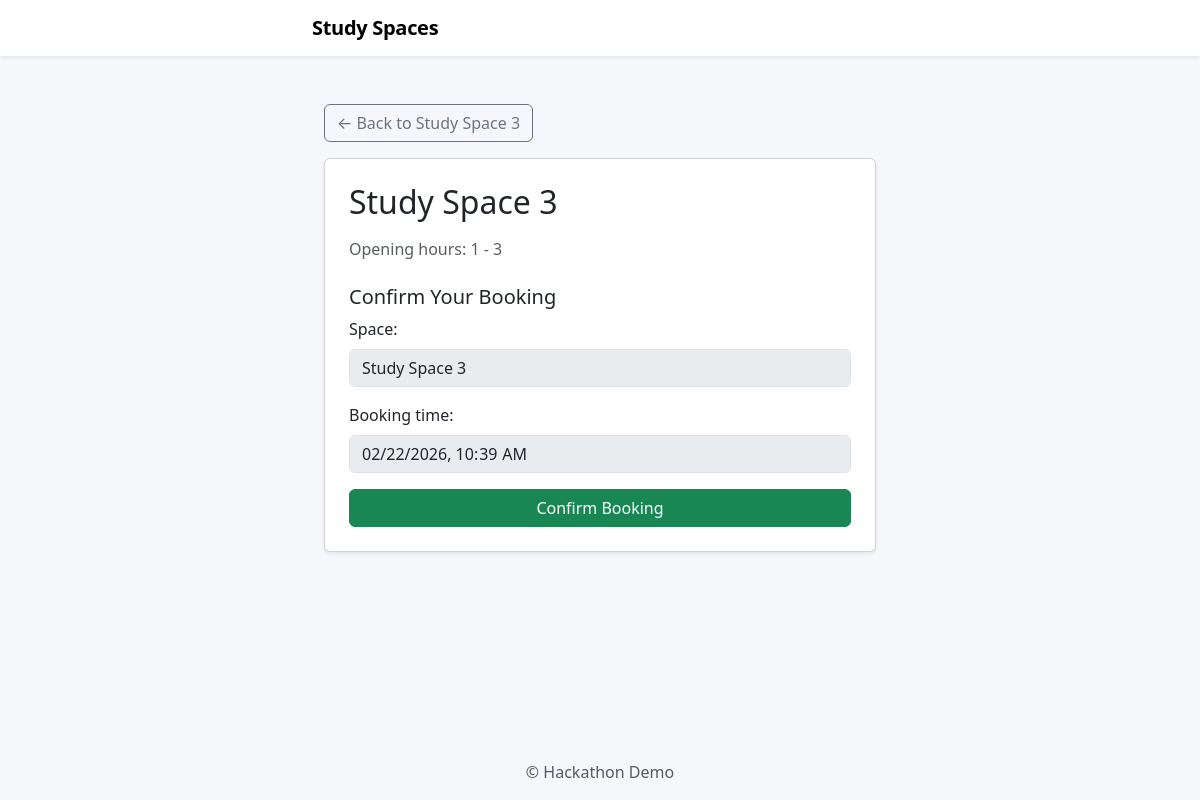
Before: /book/3/ with the older database file.
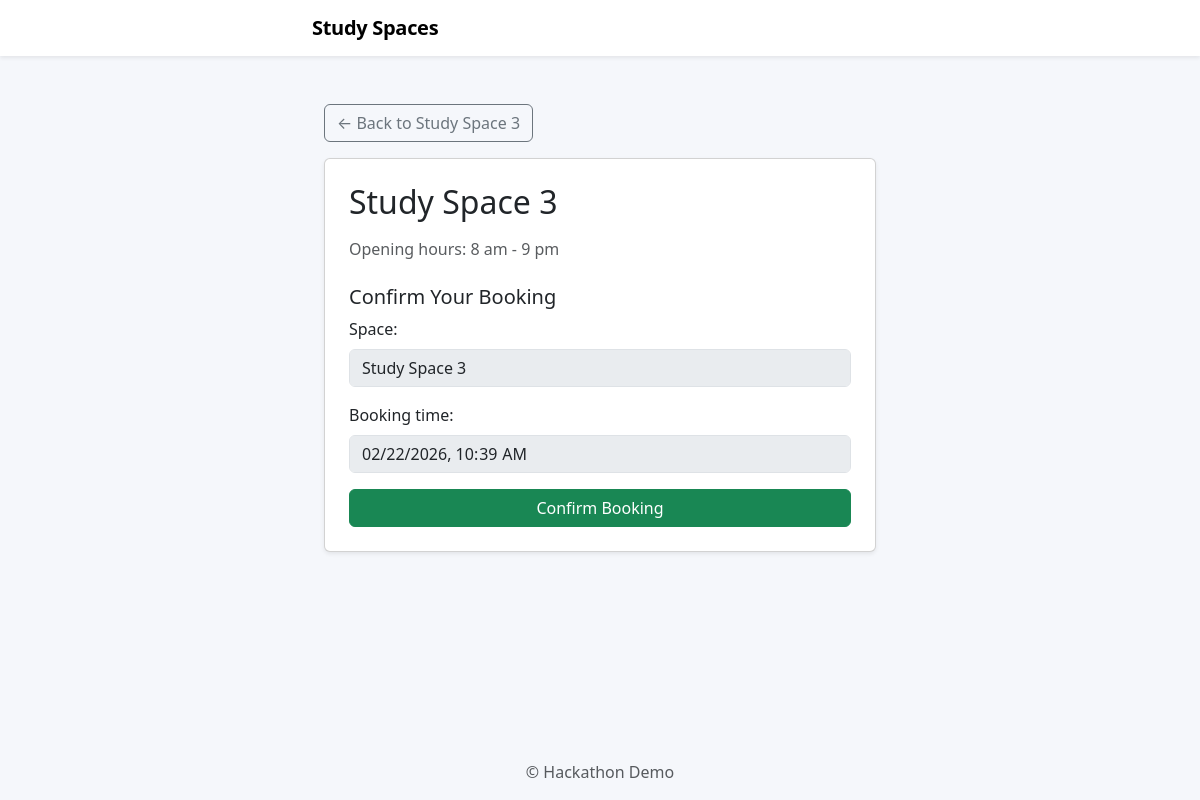
After: the same page with the newer database file.
### hack/models.py (models this page shows, shortened)
class StudySpace(models.Model):
    name = models.CharField(max_length=100)
    opening_hours = models.CharField(max_length=100)
    occupied = models.BooleanField(default=False)  # PIR motion
    last_motion_at = models.DateTimeField(null=True, blank=True)

### hack/views.py (the view, shortened to what this page needs)
# urls.py: path("book/<int:space_id>/", views.book_space, name="book_space"),
def book_space(request, space_id):
    space = get_object_or_404(StudySpace, id=space_id)
    now_local = timezone.localtime(timezone.now())
    start_str = request.GET.get("start")
    if start_str:
        try:
            naive_dt = datetime.fromisoformat(start_str)
            pref_dt = timezone.make_aware(naive_dt, timezone.get_current_timezone())
        except ValueError:
            pref_dt = now_local
    else:
        pref_dt = now_local
    pref_start = pref_dt.strftime("%Y-%m-%dT%H:%M")
    context = {
        "space": space,
        "pref_start": pref_start,
        "error": request.GET.get("error")
    }
    return render(request, "hack/book_space.html", context)

### hack/templates/hack/book_space.html (shortened to what this page needs)
{% extends "hack/base.html" %}
{% block content %}
<div class="container mt-4">
    <a href="{% url 'space_detail' space.id %}" class="btn btn-outline-secondary mb-3">
        ← Back to {{ space.name }}
    </a>
    <div class="card p-4 shadow-sm">
        <h2 class="mb-3">{{ space.name }}</h2>
        <p class="text-muted mb-4">Opening hours: {{ space.opening_hours }}</p>
        <h5>Confirm Your Booking</h5>
        <form method="POST">
    <div class="mb-3">
        <label class="form-label">Space:</label>
        <input class="form-control" value="{{ space.name }}" disabled>
    </div>
    <div class="mb-3">
        <label class="form-label">Booking time:</label>
        <input type="datetime-local" class="form-control" value="{{ pref_start }}" disabled>
    </div>
    <button class="btn btn-success w-100">Confirm Booking</button>
</form>
    </div>
</div>
{% endblock %}

Changed rows visible on the page:
changed StudySpace "Study Space 3": opening_hours "1 - 3" → "8 am - 9 pm"
